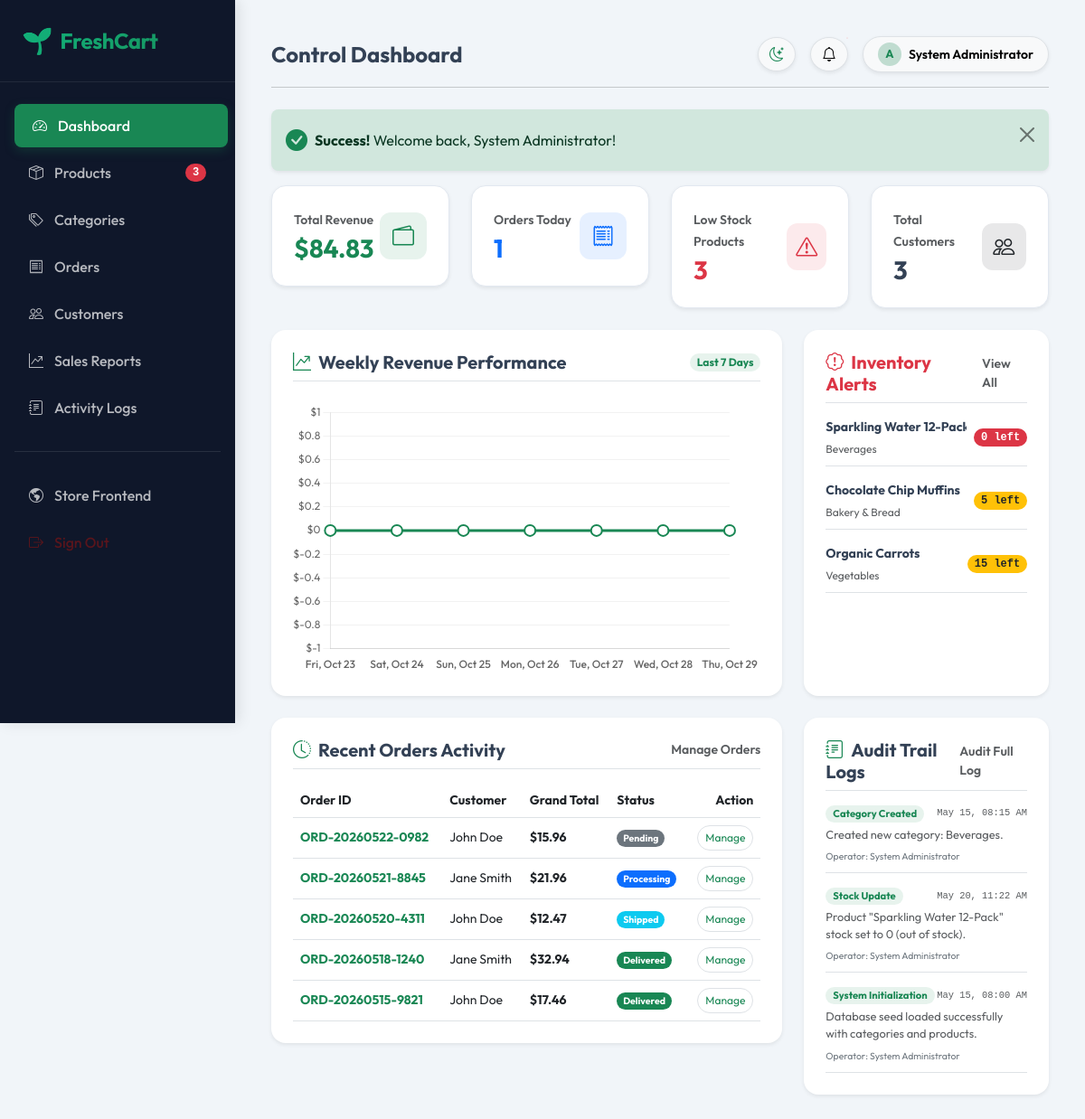
/admin/index.php (signed in), run on the app's committed database.
### tables this page shows
CREATE TABLE `users` (
    `id` INT AUTO_INCREMENT PRIMARY KEY,
    `name` VARCHAR(100) NOT NULL,
    `email` VARCHAR(150) NOT NULL UNIQUE,
    `password` VARCHAR(255) NOT NULL,
    `role` ENUM('customer', 'admin') DEFAULT 'customer',
    `phone` VARCHAR(20) DEFAULT NULL,
    `address` TEXT DEFAULT NULL,
    `city` VARCHAR(100) DEFAULT NULL,
    `status` ENUM('active', 'inactive', 'blocked') DEFAULT 'active',
    `verification_token` VARCHAR(255) DEFAULT NULL,
    `email_verified` TINYINT(1) DEFAULT 0,
    `remember_token` VARCHAR(255) DEFAULT NULL,
    `created_at` TIMESTAMP DEFAULT CURRENT_TIMESTAMP,
    `updated_at` TIMESTAMP DEFAULT CURRENT_TIMESTAMP ON UPDATE CURRENT_TIMESTAMP,
    INDEX `idx_email` (`email`),
    INDEX `idx_role` (`role`)
);

CREATE TABLE `products` (
    `id` INT AUTO_INCREMENT PRIMARY KEY,
    `category_id` INT NOT NULL,
    `name` VARCHAR(150) NOT NULL,
    `slug` VARCHAR(180) NOT NULL UNIQUE,
    `description` TEXT DEFAULT NULL,
    `price` DECIMAL(10, 2) NOT NULL,
    `sale_price` DECIMAL(10, 2) DEFAULT NULL,
    `stock` INT NOT NULL DEFAULT 0,
    `images` TEXT DEFAULT NULL,  
    `featured` TINYINT(1) DEFAULT 0,
    `status` ENUM('active', 'inactive') DEFAULT 'active',
    `created_at` TIMESTAMP DEFAULT CURRENT_TIMESTAMP,
    `updated_at` TIMESTAMP DEFAULT CURRENT_TIMESTAMP ON UPDATE CURRENT_TIMESTAMP,
    FOREIGN KEY (`category_id`) REFERENCES `categories` (`id`) ON DELETE CASCADE,
    INDEX `idx_slug` (`slug`),
    INDEX `idx_featured` (`featured`),
    INDEX `idx_status` (`status`)
);

CREATE TABLE `categories` (
    `id` INT AUTO_INCREMENT PRIMARY KEY,
    `name` VARCHAR(100) NOT NULL,
    `slug` VARCHAR(120) NOT NULL UNIQUE,
    `image` VARCHAR(255) DEFAULT NULL,
    `status` ENUM('active', 'inactive') DEFAULT 'active',
    `created_at` TIMESTAMP DEFAULT CURRENT_TIMESTAMP,
    INDEX `idx_slug` (`slug`)
);

CREATE TABLE `orders` (
    `id` INT AUTO_INCREMENT PRIMARY KEY,
    `user_id` INT NOT NULL,
    `order_number` VARCHAR(50) NOT NULL UNIQUE,
    `total` DECIMAL(10, 2) NOT NULL,
    `status` ENUM('Pending', 'Processing', 'Shipped', 'Delivered', 'Cancelled') DEFAULT 'Pending',
    `payment_status` ENUM('Pending', 'Paid', 'Failed', 'Refunded') DEFAULT 'Pending',
    `address` TEXT NOT NULL,
    `phone` VARCHAR(20) NOT NULL,
    `city` VARCHAR(100) NOT NULL,
    `notes` TEXT DEFAULT NULL,
    `created_at` TIMESTAMP DEFAULT CURRENT_TIMESTAMP,
    `updated_at` TIMESTAMP DEFAULT CURRENT_TIMESTAMP ON UPDATE CURRENT_TIMESTAMP,
    FOREIGN KEY (`user_id`) REFERENCES `users` (`id`) ON DELETE CASCADE,
    INDEX `idx_order_number` (`order_number`),
    INDEX `idx_status` (`status`)
);

CREATE TABLE `admin_logs` (
    `id` INT AUTO_INCREMENT PRIMARY KEY,
    `admin_id` INT NOT NULL,
    `action` VARCHAR(100) NOT NULL,
    `details` TEXT NOT NULL,
    `ip_address` VARCHAR(45) NOT NULL,
    `created_at` TIMESTAMP DEFAULT CURRENT_TIMESTAMP,
    FOREIGN KEY (`admin_id`) REFERENCES `users` (`id`) ON DELETE CASCADE
);

### admin/index.php (the view, shortened to what the rows shown need)
<?php
require_once __DIR__ . '/../includes/admin_header.php';
$stmt_low_list = $pdo->query("
    SELECT p.*, c.name as category_name
    FROM products p
    JOIN categories c ON p.category_id = c.id
    WHERE p.stock <= 15 AND p.status = 'active'
    ORDER BY p.stock ASC LIMIT 5
");
$low_stock_items = $stmt_low_list->fetchAll();
$stmt_rec_ord = $pdo->query("
    SELECT o.*, u.name as customer_name
    FROM orders o
    JOIN users u ON o.user_id = u.id
    ORDER BY o.id DESC LIMIT 5
");
$recent_orders = $stmt_rec_ord->fetchAll();
$stmt_rec_logs = $pdo->query("
    SELECT l.*, u.name as admin_name
    FROM admin_logs l
    JOIN users u ON l.admin_id = u.id
    ORDER BY l.id DESC LIMIT 3
");
$recent_logs = $stmt_rec_logs->fetchAll();
$chart_labels = [];
$chart_values = [];
for ($i = 6; $i >= 0; $i--) {
    $date_val = date('Y-m-d', strtotime("-$i days"));
    $label_val = date('D, M d', strtotime("-$i days"));
    $stmt_c = $pdo->prepare("SELECT SUM(total) FROM orders WHERE DATE(created_at) = ? AND payment_status = 'Paid' AND status != 'Cancelled'");
    $stmt_c->execute([$date_val]);
    $sales_val = (float)$stmt_c->fetchColumn();
    $chart_labels[] = $label_val;
    $chart_values[] = $sales_val;
}
$chart_labels_json = json_encode($chart_labels);
$chart_values_json = json_encode($chart_values);
?>
<div class="row g-4 mb-4">
    <div class="col-lg-4">
        <div class="card border-0 shadow-sm rounded-4 admin-glass-card p-4 h-100">
            <?php if (empty($low_stock_items)): ?>
                <div class="text-center py-5 text-muted small">
                    🌱 All product stocks are healthy!
                </div>
            <?php else: ?>
                <div class="d-flex flex-column gap-3">
                    <?php foreach ($low_stock_items as $item): ?>
                        <div class="d-flex justify-content-between align-items-center border-bottom pb-2">
                            <div class="text-truncate" style="max-width: 70%;">
                                <strong class="d-block small text-dark" style="color: var(--admin-text-main) !important;"><?php echo sanitize($item['name']); ?></strong>
                                <span class="text-muted small" style="font-size:0.75rem;"><?php echo sanitize($item['category_name']); ?></span>
                            </div>
                            <span class="badge <?php echo $item['stock'] === 0 ? 'bg-danger' : 'bg-warning text-dark'; ?> font-monospace rounded-pill px-2.5 py-1">
                                <?php echo $item['stock']; ?> left
                            </span>
                        </div>
                    <?php endforeach; ?>
                </div>
            <?php endif; ?>
        </div>
    </div>
</div>
<div class="row g-4">
    <div class="col-lg-8">
        <div class="card border-0 shadow-sm rounded-4 admin-glass-card p-4">
            <div class="table-responsive">
                <table class="table align-middle mb-0 small">
                    <thead>
                        <tr class="text-muted border-bottom">
                            <th scope="col" class="pb-2 border-0">Order ID</th>
                            <th scope="col" class="pb-2 border-0">Customer</th>
                            <th scope="col" class="pb-2 border-0">Grand Total</th>
                            <th scope="col" class="pb-2 border-0">Status</th>
                            <th scope="col" class="pb-2 border-0 text-end">Action</th>
                        </tr>
                    </thead>
                    <tbody>
                        <?php foreach ($recent_orders as $ord):
                            $status_badge = 'bg-secondary';
                            if ($ord['status'] === 'Processing') $status_badge = 'bg-primary';
                            if ($ord['status'] === 'Shipped') $status_badge = 'bg-info';
                            if ($ord['status'] === 'Delivered') $status_badge = 'bg-success';
                        ?>
                            <tr class="border-bottom">
                                <td class="py-2.5 fw-bold text-success border-0"><?php echo sanitize($ord['order_number']); ?></td>
                                <td class="py-2.5 border-0"><?php echo sanitize($ord['customer_name']); ?></td>
                                <td class="py-2.5 fw-bold border-0"><?php echo format_price($ord['total']); ?></td>
                                <td class="py-2.5 border-0"><span class="badge <?php echo $status_badge; ?> rounded-pill px-2.5 py-1"><?php echo $ord['status']; ?></span></td>
                                <td class="py-2.5 border-0 text-end">
                                    <a href="orders.php?order_id=<?php echo $ord['id']; ?>&action=view" class="btn btn-sm btn-outline-success rounded-pill px-2.5 py-0.5 border" style="font-size:0.75rem;">Manage</a>
                                </td>
                            </tr>
                        <?php endforeach; ?>
                    </tbody>
                </table>
            </div>
        </div>
    </div>
    <div class="col-lg-4">
        <div class="card border-0 shadow-sm rounded-4 admin-glass-card p-4 h-100">
            <div class="d-flex flex-column gap-3">
                <?php foreach ($recent_logs as $log): ?>
                    <div class="border-bottom pb-2">
                        <div class="d-flex justify-content-between align-items-center">
                            <span class="badge bg-success bg-opacity-10 text-success px-2 py-0.5 rounded-pill" style="font-size:0.7rem;"><?php echo sanitize($log['action']); ?></span>
                            <span class="text-muted font-monospace" style="font-size:0.65rem;"><?php echo date('M d, h:i A', strtotime($log['created_at'])); ?></span>
                        </div>
                        <p class="small text-muted mb-0 mt-1" style="font-size:0.8rem;"><?php echo sanitize($log['details']); ?></p>
                        <small class="text-secondary" style="font-size:0.65rem;">Operator: <?php echo sanitize($log['admin_name']); ?></small>
                    </div>
                <?php endforeach; ?>
            </div>
        </div>
    </div>
</div>
<script>
document.addEventListener('DOMContentLoaded', () => {
    // Render sales performance graph
    const labels = <?php echo $chart_labels_json; ?>;
    const values = <?php echo $chart_values_json; ?>;
    renderSalesChart('salesTrendChart', labels, values);
});
</script>
<?php require_once __DIR__ . '/../includes/admin_footer.php'; ?>

### includes/admin_header.php (shortened to what the rows shown need)
<?php
require_once __DIR__ . '/config.php';
require_once __DIR__ . '/functions.php';
$admin_user = get_logged_in_user($pdo);
?>
<!DOCTYPE html>
<html lang="en" data-theme="light">
<head>
    <link href="https://cdn.jsdelivr.net/npm/bootstrap@5.3.0/dist/css/bootstrap.min.css" rel="stylesheet">
    <link href="https://cdn.jsdelivr.net/npm/bootstrap-icons@1.10.5/font/bootstrap-icons.css" rel="stylesheet">
    <link href="<?php echo BASE_URL; ?>/assets/css/admin.css" rel="stylesheet">
</head>
<body>
<div class="admin-workspace">
    <header class="d-flex justify-content-between align-items-center mb-4 pb-3 border-bottom border-secondary-subtle">
        <div class="d-flex align-items-center gap-3">
            <div class="dropdown">
                <button class="btn btn-light shadow-sm rounded-pill border px-3 py-1.5 d-flex align-items-center gap-2" type="button" data-bs-toggle="dropdown" aria-expanded="false">
                    <div class="rounded-circle bg-success bg-opacity-25 text-success d-flex align-items-center justify-content-center" style="width:26px; height:26px; font-weight:bold; font-size:0.8rem;">A</div>
                    <span class="fw-semibold small d-none d-sm-inline"><?php echo sanitize($admin_user['name']); ?></span>
                </button>
            </div>
        </div>
    </header>

### data on the page
users: name "System Administrator"
products: name "Sparkling Water 12-P…", category.name "Beverages", stock "0"
products: name "Chocolate Chip Muffins", category.name "Bakery & Bread", stock "5"
products: name "Organic Carrots", category.name "Vegetables", stock "15"
orders: order_number "ORD-20260522-0982", user.name "John Doe", total "$15.96", status "Pending"
orders: order_number "ORD-20260521-8845", user.name "Jane Smith", total "$21.96", status "Processing"
orders: order_number "ORD-20260520-4311", user.name "John Doe", total "$12.47", status "Shipped"
orders: order_number "ORD-20260518-1240", user.name "Jane Smith", total "$32.94", status "Delivered"
orders: order_number "ORD-20260515-9821", user.name "John Doe", total "$17.46", status "Delivered"
admin_logs: action "Category Created", created_at "May 15, 08:15 AM", details "Created new category: Beverages.", admin.name "System Administrator"
admin_logs: action "Stock Update", created_at "May 20, 11:22 AM", details "Product \"Sparkling Water 12-Pack\" stock set to 0 (out of stock).", admin.name "System Administrator"
admin_logs: action "System Initialization", created_at "May 15, 08:00 AM", details "Database seed loaded successfully with categories and products.", admin.name "System Administrator"

### other printed values
$low_stock_count "3"
$_SESSION['flash_success'] "Welcome back, System Administrator!"
format_price($total_sales) "$84.83"
$orders_today "1"
$low_stock_metric "3"
$total_customers "3"
chart data {{ $chart_values_json }} [0,0,0,0,0,0,0]
